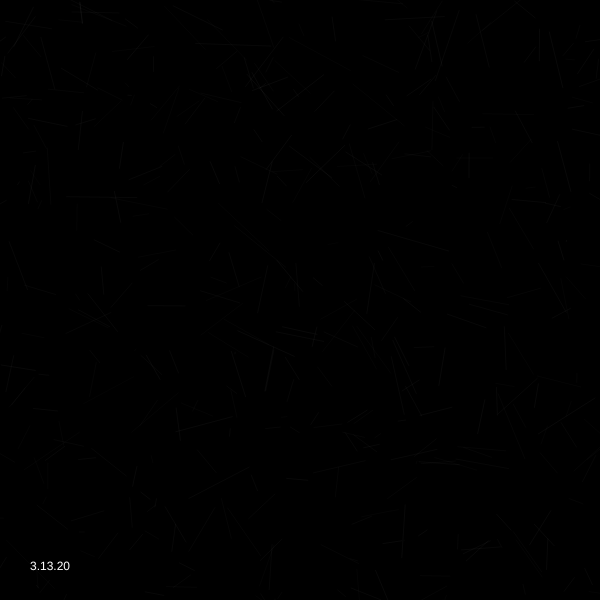
Frame 1 (no input)
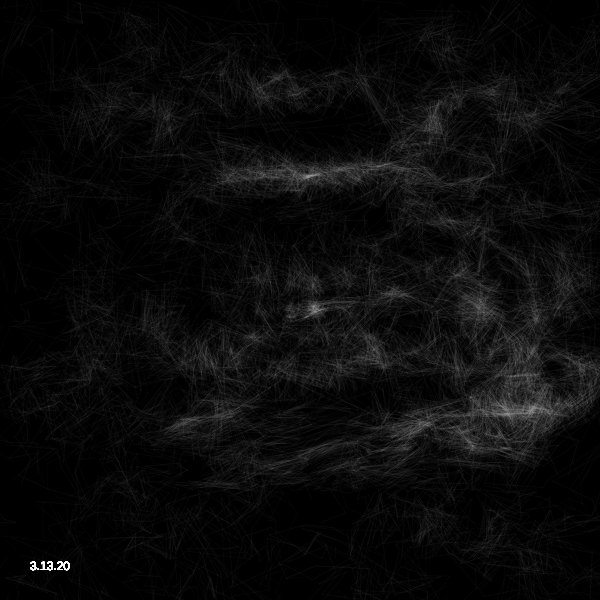
Frame 60 (no input)
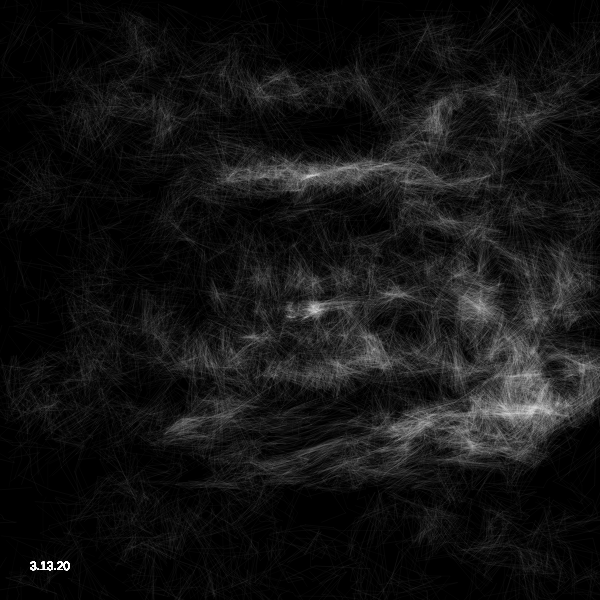
Frame 120 (the mouse pressed at the canvas centre since frame 60)

The p5.js sketch that drew these frames (run headless with seeded random() and noise() and a simulated clock; from frame 60 on, the mouse is pressed at the canvas centre):

// p5.js sketch
// ── sketch.js
//Rift off a sketch I saw online

var nmobiles=400;
var mobiles=[];
var noisescale;
var a1, a2, a3, a4, a5, amax;

function setup() {
  createCanvas(600, 600);
  background(0);
  noFill(); 
  strokeWeight(.1);
  reset();
}
function reset() {
  noisescale=random(.01, .1);
  noiseDetail(4)
  amax=20;
  a1=random(1, amax);
  a2=random(1, amax);
  a3=random(1, amax);
  a4=random(1, amax);
  a5=100;
  for (var i = 0; i < nmobiles; i++) {
    mobiles[i] = new Mobile(i);
  }
}
function draw() {
    //noiseSeed(millis()*.00004);
  for (var i = 0; i < nmobiles; i++) {
    mobiles[i].run();
  }
  fill(255);
  text("3.13.20", 30, height-30);
}


function Mobile(index) {
  this.index=index;
  this.velocity=createVector(0, 0, 0);
  this.acceleration=createVector(0, 0, 0);
  this.position0=createVector(random(0, width), random(0, height), random(0, sin(height)));
  this.position=this.position0.copy();
  this.trans=random(50, 100);
//  this.hu=(noise(a1*sin(PI*this.position.x/width), a1*cos(PI*this.position.y/height))*720)%360;//random(360);
    this.hu=(noise(a1*cos(PI*this.position.x/width), a1*tan(PI*this.position.y/height))*720)%random(360);
  this.sat=noise(a2*sin(PI*this.position.x/width), a2*sin(PI*this.position.y/height))*255;
  this.bri=noise(a3*cos(PI*this.position.x/width), a3*cos(PI*this.position.y/height))*255;
}

Mobile.prototype.run = function() {
  this.update();
  this.display();
};

// Method to update position
Mobile.prototype.update = function() {
  this.velocity=createVector( 1-2*noise(a4+a2*sin(TAU*this.position.x/width), 
                                                                                a4+a2*cos(TAU*this.position.y/height)), 
                                                          1-2*noise(a2+a3*cos(TAU*this.position.x/width), 
                                                                              a4+a3*sin(TAU*this.position.y/height)));
    
  this.velocity.mult(a5);
    //100*fbm(this.position);
  this.velocity.rotate(sin(100)*noise(a4+a3*sin(TAU*this.position.x/width)));
  this.position0=this.position.copy();
  this.position.add(this.velocity);
};

// Method to display
Mobile.prototype.display = function() {
 stroke(255,this.trans);    
    line(this.position0.x, this.position0.y, this.position.x, this.position.y);
    
    
  if (this.position.x>width || this.position.x<0||this.position.y>height||this.position.y<0) {
    this.position0=createVector(random(0, width), random(0, height),random(0, height*width));
    this.position=this.position0.copy();
  }
};
